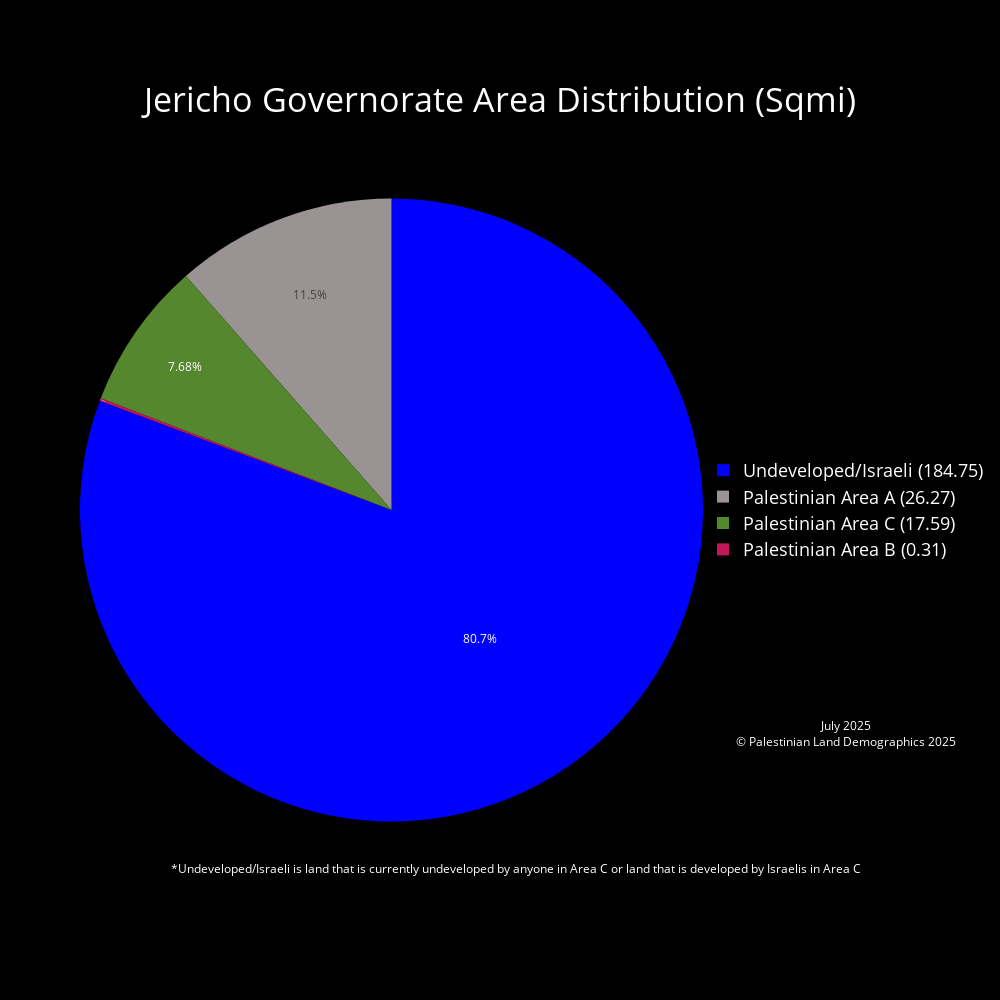

Here is the notebook cell this chart was saved with:
### Markdown cell above
Automate the Pie Charts

### Code cell
# Jericho Governorate
West_Bank_Governorates = Governorates[Governorates['Governorates_Code'] < 2000]
Jericho_gov = West_Bank_Governorates[West_Bank_Governorates['Governorates_Name'] == 'Jericho']
# Clip to Governorate
Jericho_land_mass = gpd.clip(Palestinian_Land_Mass, Jericho_gov)
# Calculate Area for clipped layer
Jericho_land_mass['Area_sqmi'] = Jericho_land_mass['geometry'].to_crs(epsg=28191).area * 3.8610215854245e-7
# Plot for visualization
fig, ax = plt.subplots()
Jericho_gov.plot(ax = ax, facecolor = "white", edgecolor = "black", label = "Jericho Governorate")
Jericho_land_mass.plot(ax = ax, facecolor = "green", edgecolor = "green", label = "Palestinian Land Mass in Jericho")
plt.title(f"Palestinian Land Mass Jericho")
plt.xlabel('Longitude')
plt.ylabel('Latitude')
plt.show()

# Calculate the land mass in areas a, b, c etc..
Jericho_gov_area_a_area = Jericho_land_mass[Jericho_land_mass['CLASS'] == 'A']['Area_sqmi'].sum()
Jericho_gov_area_b_area = Jericho_land_mass[Jericho_land_mass['CLASS'] == 'B']['Area_sqmi'].sum()
Jericho_gov_area_c_area = Jericho_land_mass[Jericho_land_mass['CLASS'] == 'C']['Area_sqmi'].sum()
Jericho_gov_area = Governorates[Governorates["Governorates_Name"] == "Jericho"]["Area_sqmi"].iloc[0]
open_or_israeli_area = Jericho_gov_area - Jericho_gov_area_a_area - Jericho_gov_area_b_area - Jericho_gov_area_c_area

# Percentages (Not needed)
Jericho_area_a_percentage = (Jericho_gov_area_a_area / Jericho_gov_area) * 100
Jericho_area_b_percentage = (Jericho_gov_area_b_area / Jericho_gov_area) * 100
Jericho_area_c_percentage = (Jericho_gov_area_c_area / Jericho_gov_area) * 100
open_or_israeli_percentage = 100 - Jericho_area_a_percentage - Jericho_area_b_percentage - Jericho_area_c_percentage

# declaring data from land mass calculations
data = [Jericho_gov_area_a_area, Jericho_gov_area_b_area, Jericho_gov_area_c_area, open_or_israeli_area]
data2 = [Jericho_area_a_percentage, Jericho_area_b_percentage, Jericho_area_c_percentage, open_or_israeli_percentage]

# Custom color palette and labels
label_color_dict = {'Palestinian Area A' : '#999393', 'Palestinian Area B' : '#C2185B', 'Palestinian Area C' : '#55872F', 'Undeveloped/Israeli' : '#0000FF'}
labels = list(label_color_dict.keys())
palette_color = list(label_color_dict.values())
custom_labels = [f'{label} ({round(value, 2)})' for label, value in zip(labels, data)]

# Pie chart using plotly
fig = go.Figure(
    data=[
        go.Pie(
            labels=custom_labels,
            values=data,
            marker=dict(colors=palette_color)
            
        )
    ]
)

fig.update_traces(textposition='inside',       # puts text inside the pie chart
                    textinfo = 'percent'        # shows us the percent and the area in sqmi ('percent+label' to show both)
                    )      # color of the labels inside the pie chart are set to white

fig.update_layout(
    paper_bgcolor='black',       # background color around the plot  
    plot_bgcolor='black',        # background color of the plot
    font_color='white',          # color of the legend and title
    title={
        'text': 'Jericho Governorate Area Distribution (Sqmi)',
        'x': 0.5,                # Middle
        'y': 0.90,                # Nearly at the top
        'xanchor': 'center',
        'yanchor': 'middle',
        'font': {'size': 34}     # Increase font size for the title
    },
    legend={
        'font': {'size': 18},     # Increase font size for the legend
        'x': 1,                   # Position legend to the right of the pie chart
        'y': 0.5,                 # Position legend in the middle
        'xanchor': 'left',
        'yanchor': 'middle'
    },
    annotations=[
        dict(
            text="*Undeveloped/Israeli is land that is currently undeveloped by anyone in Area C or land that is developed by Israelis in Area C",
            x=0.7,
            y=0.05,
            showarrow=False,
            font=dict(color='white', size=12),
            xanchor='center'
        ),
        dict(
            text="July 2025<br>© Palestinian Land Demographics 2025",
            x=1.05,
            y=0.25,
            showarrow=False,
            font=dict(color='white', size=12),
            xanchor='left',
            yanchor='top'
        )
    ],
    width=1000,                  # width and height of the pie chart
    height=1000
)

fig.write_html('July2025\PieCharts_HTML\Jericho_Governorate_Area_Distribution_Pie_Chart.html')
fig.write_image('July2025\PieCharts_JPG\Jericho_Governorate_Area_Distribution_Pie_Chart.jpg')
fig.show()

### Figure 1 — Plotly figure (JSON) as saved in the notebook; plotly's stock layout.template omitted (floating-point values rounded to 4 significant figures)
{"data": [{"labels": ["Palestinian Area A (26.27)", "Palestinian Area B (0.31)", "Palestinian Area C (17.59)", "Undeveloped/Israeli (184.75)"], "marker": {"colors": ["#999393", "#C2185B", "#55872F", "#0000FF"]}, "textinfo": "percent", "textposition": "inside", "type": "pie", "values": [26.27, 0.3089, 17.59, 184.8]}], "layout": {"annotations": [{"font": {"color": "white", "size": 12}, "showarrow": false, "text": "*Undeveloped/Israeli is land that is currently undeveloped by anyone in Area C or land that is developed by Israelis in Area C", "x": 0.7, "xanchor": "center", "y": 0.05}, {"font": {"color": "white", "size": 12}, "showarrow": false, "text": "July 2025<br>© Palestinian Land Demographics 2025", "x": 1.05, "xanchor": "left", "y": 0.25, "yanchor": "top"}], "font": {"color": "white"}, "height": 1000, "legend": {"font": {"size": 18}, "x": 1, "xanchor": "left", "y": 0.5, "yanchor": "middle"}, "paper_bgcolor": "black", "plot_bgcolor": "black", "title": {"font": {"size": 34}, "text": "Jericho Governorate Area Distribution (Sqmi)", "x": 0.5, "xanchor": "center", "y": 0.9, "yanchor": "middle"}, "width": 1000}}
